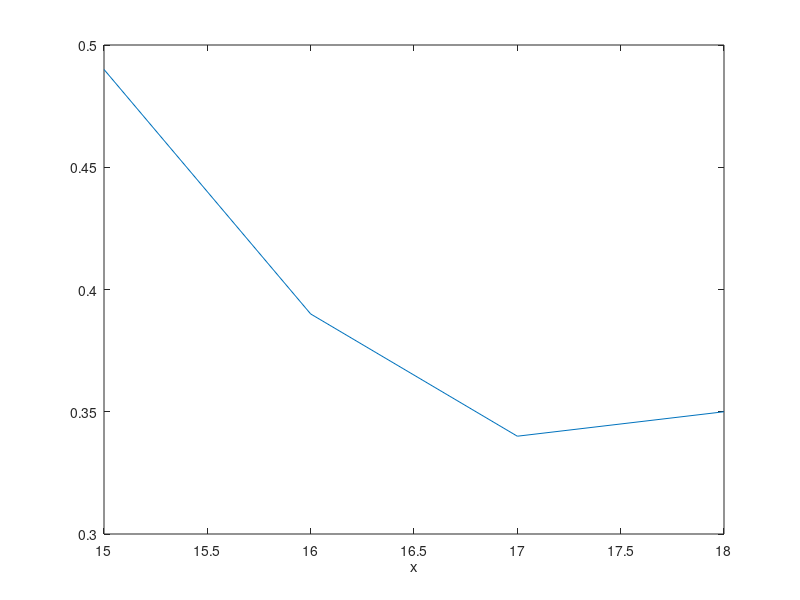

MATLAB code for this plot: (Note: this script raises an error after producing the figure.)
x = [15 16 17 18];
y = [ 0.49 0.39 0.34 0.35];
plot(x, y), xlabel('x'), Ylabel('Y'), title('LST vs NDVI'),
grid on, axis equal